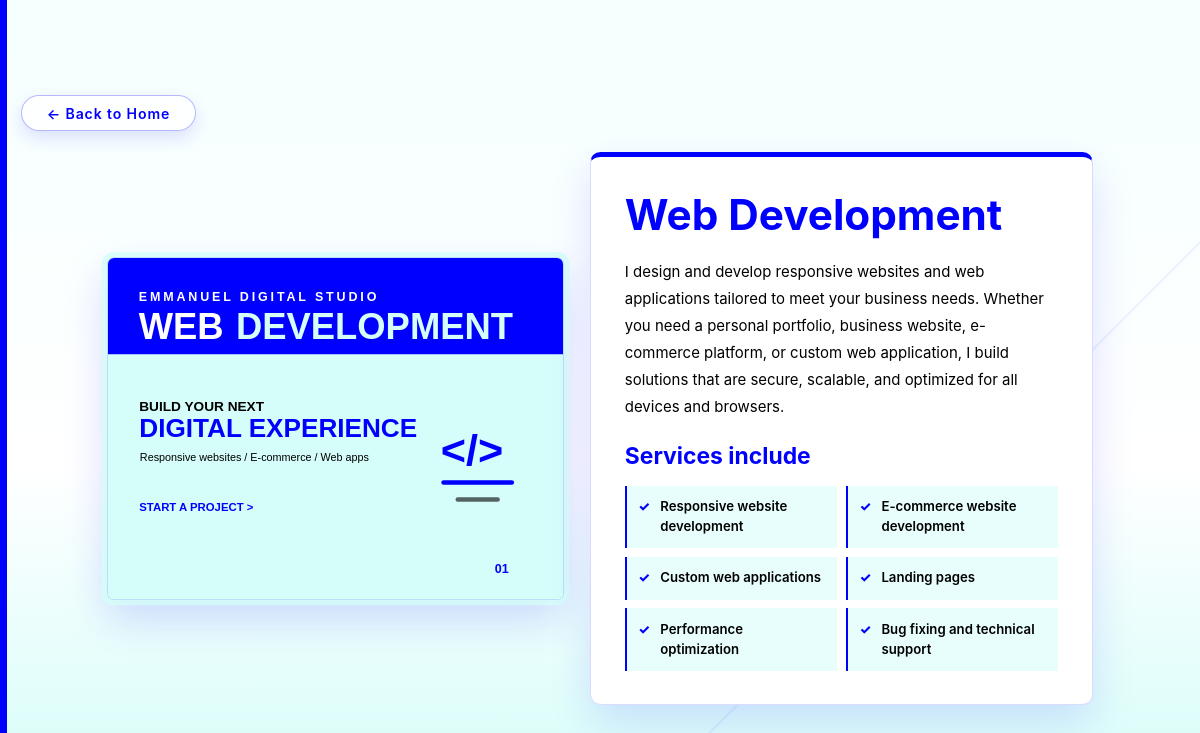
Screenshot of /service.php?id=1 with the database file from the repository.
### tables this page shows
CREATE TABLE IF NOT EXISTS services (
    id INT UNSIGNED AUTO_INCREMENT PRIMARY KEY,
    title VARCHAR(150) NOT NULL,
    icon_class VARCHAR(100) NOT NULL DEFAULT 'bx bx-code',
    short_description TEXT NOT NULL,
    details_title VARCHAR(150) NULL,
    details_description TEXT NULL,
    details_image VARCHAR(255) NULL,
    detail_items JSON NULL,
    sort_order INT NOT NULL DEFAULT 0,
    is_active TINYINT(1) NOT NULL DEFAULT 1,
    created_at TIMESTAMP DEFAULT CURRENT_TIMESTAMP,
    updated_at TIMESTAMP DEFAULT CURRENT_TIMESTAMP ON UPDATE CURRENT_TIMESTAMP
);

### includes/functions.php (called while the page is built, shortened)
<?php
function e(?string $value): string
{
    return htmlspecialchars($value ?? '', ENT_QUOTES, 'UTF-8');
}
function json_list(?string $value): array
{
    $decoded = json_decode($value, true);
    return is_array($decoded) ? $decoded : [];
}

### service.php (the view, shortened to what this page needs)
<?php
require __DIR__ . '/config/db.php';
require __DIR__ . '/includes/functions.php';
$id = filter_input(INPUT_GET, 'id', FILTER_VALIDATE_INT);
$stmt = $pdo->prepare('SELECT * FROM services WHERE id = ? AND is_active = 1');
$stmt->execute([$id]);
$service = $stmt->fetch();
$items = json_list($service['detail_items']);
?>
<!DOCTYPE html>
<html lang="en"><head><link rel="stylesheet" href="assets/css/style.css"><link rel="stylesheet" href="assets/css/service.css"><link rel="stylesheet" href="https://unpkg.com/boxicons@2.1.4/css/boxicons.min.css"></head>
<body><main class="detail-page"><a class="btn" href="index.php">&larr; Back to Home</a><div class="service-layout<?= $service['details_image'] ? '' : ' service-layout--text-only' ?>"><?php if ($service['details_image']): ?><div class="service-image"><img class="detail-image" src="assets/images/<?= e($service['details_image']) ?>" alt="<?= e($service['title']) ?> image"></div><?php endif; ?><div class="details-box"><h1><?= e($service['details_title'] ?: $service['title']) ?></h1><p><?= e($service['details_description'] ?: $service['short_description']) ?></p><?php if ($items): ?><h2>Services include</h2><ul><?php foreach ($items as $item): ?><li><?= e((string)$item) ?></li><?php endforeach; ?></ul><?php endif; ?></div></div></main></body></html>

### assets/css/style.css (style rules this page uses)
* { margin: 0; padding: 0; box-sizing: border-box; text-decoration: none; border: none; outline: none; scroll-behavior: smooth; font-family: -apple-system, sans-serif; }
:root { --bg-color: #fff; --snd-bg-color: #d5fdf9; --text-color: #000; --main-color: blue; }
html { font-size: 62.5%; overflow-x: hidden; }
body { background: var(--bg-color); color: var(--text-color); }
.btn { display: inline-block; padding: 1rem 2.8rem; background: var(--main-color); border-radius: 4rem; box-shadow: none; font-size: 1.6rem; color: var(--bg-color); letter-spacing: .1rem; font-weight: 600; transition: .5s ease; }
@media (max-width:1200px) { html { font-size: 55%; } }

### assets/css/service.css (style rules this page uses)
.detail-page { position: relative; isolation: isolate; display: flex; min-height: 100vh; min-height: 100svh; flex-direction: column; align-items: center; justify-content: center; gap: 2.4rem; overflow: hidden; padding: 5rem 2.4rem; background: linear-gradient(135deg, transparent 0 72%, rgba(0, 0, 255, .045) 72% 72.2%, transparent 72.2%), linear-gradient(180deg, #f4fffe 0%, var(--bg-color) 58%, var(--snd-bg-color) 100%); }
.detail-page::before { position: absolute; z-index: -1; top: 0; left: 0; width: .8rem; height: 100%; background: var(--main-color); content: ''; }
.detail-page > .btn { align-self: flex-start; width: fit-content; max-width: 100%; margin: 0; border: .2rem solid rgba(0, 0, 255, .28); border-radius: 999px; color: var(--main-color); background: rgba(255, 255, 255, .88); box-shadow: 0 .8rem 2rem rgba(0, 0, 255, .12); animation: serviceFadeUp .6s ease both; }
.detail-page .service-layout { display: grid; grid-template-columns: minmax(0, 1fr) minmax(0, 1.1fr); align-items: center; gap: 3rem; width: min(112rem, 100%); }
.detail-page .service-image { position: relative; overflow: hidden; border: .2rem solid rgba(0, 0, 255, .12); border-radius: .8rem; background: var(--snd-bg-color); box-shadow: 0 0 0 .6rem rgba(213, 253, 249, .8), 0 2rem 5rem rgba(0, 0, 255, .16); animation: serviceImageIn .9s .2s ease both; }
.detail-page .service-image::before, .detail-page .service-image::after { position: absolute; z-index: 1; width: 4.2rem; height: 4.2rem; content: ''; pointer-events: none; }
.detail-page .service-image::before { top: 1.2rem; right: 1.2rem; border-top: .4rem solid var(--main-color); border-right: .4rem solid var(--main-color); }
.detail-page .service-image::after { bottom: 1.2rem; left: 1.2rem; border-bottom: .4rem solid var(--snd-bg-color); border-left: .4rem solid var(--snd-bg-color); }
.detail-page .details-box { position: relative; width: 100%; min-width: 0; overflow: hidden; padding: 3.8rem; border: .1rem solid rgba(0, 0, 255, .14); border-top: .6rem solid var(--main-color); border-radius: 1.2rem; background: var(--bg-color); box-shadow: 0 2rem 5rem rgba(0, 0, 255, .12); animation: serviceFadeUp .8s .08s ease both; }
.detail-page .details-box h1 { margin-bottom: 2.4rem; color: var(--main-color); font-size: 4.8rem; line-height: 1.12; animation: serviceTextReveal .6s .18s ease both; }
.detail-page .detail-image { display: block; width: 100%; aspect-ratio: 4 / 3; object-fit: cover; transition: transform .45s ease; }
.detail-page .details-box p { margin-bottom: 2.4rem; font-size: 1.7rem; line-height: 1.8; animation: serviceTextReveal .6s .3s ease both; }
.detail-page .details-box h2 { margin-bottom: 1.6rem; color: var(--main-color); font-size: 2.6rem; line-height: 1.3; animation: serviceTextReveal .6s .42s ease both; }
.detail-page .details-box ul { display: grid; grid-template-columns: repeat(2, minmax(0, 1fr)); gap: 1rem; list-style: none; }
.detail-page .details-box li { position: relative; min-width: 0; padding: 1.3rem 1.4rem 1.3rem 3.8rem; border-left: .3rem solid var(--main-color); background: rgba(213, 253, 249, .55); font-size: 1.5rem; font-weight: 600; line-height: 1.5; animation: serviceFadeUp .55s ease both; transition: background-color .25s ease, transform .25s ease; }
.detail-page .details-box li::before { position: absolute; top: 1.3rem; left: 1.3rem; color: var(--main-color); content: '\2713'; font-weight: 800; }
.detail-page .details-box li:nth-child(2) { animation-delay: .08s; }
.detail-page .details-box li:nth-child(3) { animation-delay: .16s; }
.detail-page .details-box li:nth-child(4) { animation-delay: .24s; }
.detail-page .details-box li:nth-child(5) { animation-delay: .32s; }
.detail-page .details-box li:nth-child(6) { animation-delay: .4s; }

### rows the page displays
services: details_image (picture), details_title "Web Development", details_description "I design and develop responsive websites and web applications tailored to meet your business needs. Whether you need a personal portfolio, business website, e-commerce platform, or custom web application, I build solutions that are secure, scalable, and optimized for all devices and browsers.", detail_items "Responsive website development", detail_items "E-commerce website development", detail_items "Custom web applications", detail_items "Landing pages", detail_items "Performance optimization", detail_items "Bug fixing and technical support"
